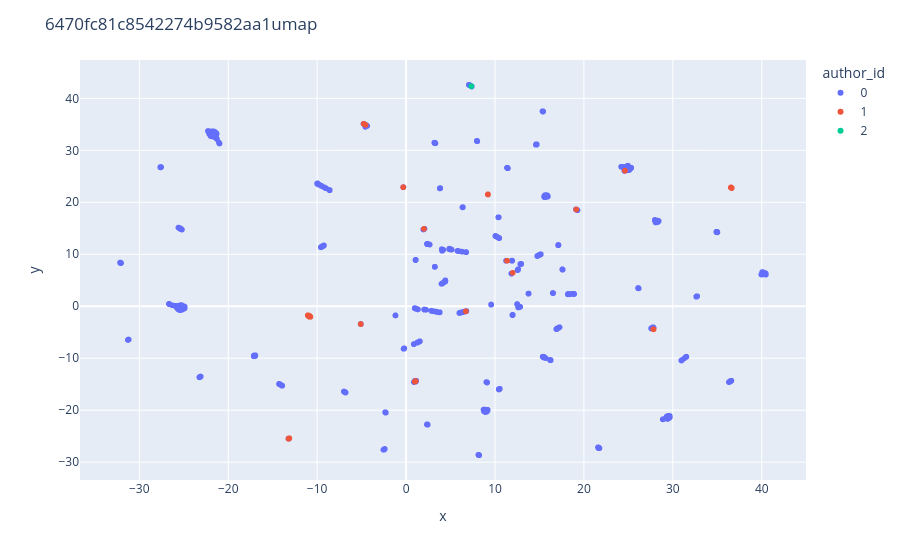

Notebook source saved alongside this figure:
### Code cell
# Plot the embeddings using Plotly
fig = px.scatter(out_df, x='x', y='y', color='author_id')
fig.update_traces(textposition='top center')
fig.update_layout(title=f'{project_id}umap',
                  xaxis_title='x',
                  yaxis_title='y',)
fig.write_image(f"figures/{project_id}_tsne_by_file.png")

fig.show()

### Figure 1 — Plotly figure (JSON) as saved in the notebook; plotly's stock layout.template omitted (floating-point values rounded to 4 significant figures; data arrays with more than 128 entries replaced by an {"elided": "..."} marker saying what was removed)
{"data": [{"hovertemplate": "author_id=0<br>x=%{x}<br>y=%{y}<extra></extra>", "legendgroup": "0", "marker": {"color": "#636efa", "symbol": "circle"}, "mode": "markers", "name": "0", "showlegend": true, "textposition": "top center", "type": "scattergl", "x": {"elided": "7169 float values"}, "xaxis": "x", "y": {"elided": "7169 float values"}, "yaxis": "y"}, {"hovertemplate": "author_id=1<br>x=%{x}<br>y=%{y}<extra></extra>", "legendgroup": "1", "marker": {"color": "#EF553B", "symbol": "circle"}, "mode": "markers", "name": "1", "showlegend": true, "textposition": "top center", "type": "scattergl", "x": {"elided": "296 float values"}, "xaxis": "x", "y": {"elided": "296 float values"}, "yaxis": "y"}, {"hovertemplate": "author_id=2<br>x=%{x}<br>y=%{y}<extra></extra>", "legendgroup": "2", "marker": {"color": "#00cc96", "symbol": "circle"}, "mode": "markers", "name": "2", "showlegend": true, "textposition": "top center", "type": "scattergl", "x": [7.33, 7.341], "xaxis": "x", "y": [42.34, 42.33], "yaxis": "y"}], "layout": {"autosize": true, "legend": {"title": {"text": "author_id"}, "tracegroupgap": 0}, "margin": {"t": 60}, "title": {"text": "6470fc81c8542274b9582aa1umap"}, "xaxis": {"anchor": "y", "autorange": true, "domain": [0, 1], "range": [-36.56, 44.87], "title": {"text": "x"}, "type": "linear"}, "yaxis": {"anchor": "x", "autorange": true, "domain": [0, 1], "range": [-34.19, 48.13], "title": {"text": "y"}, "type": "linear"}}}
